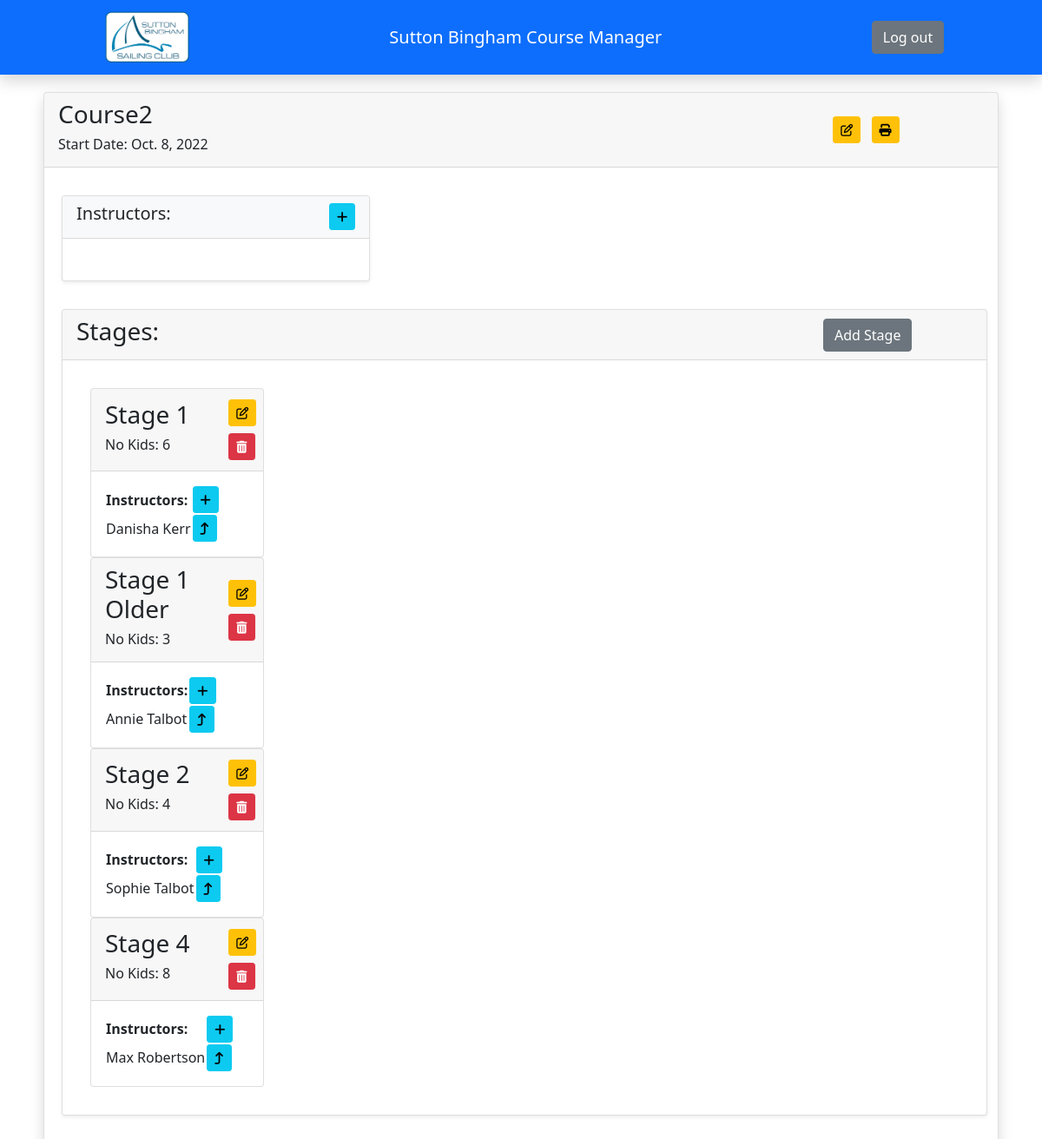
/course/11/view (signed in), run on the app's committed database.
### manager/models.py (models this page shows, shortened)
class Course(models.Model):
    name = models.CharField(max_length=127, unique=True)
    start_date = models.DateField()

class Stage(models.Model):
    name = models.CharField(max_length=127, unique=False)
    no_kids = models.IntegerField()
    course = models.ForeignKey(Course,
                               on_delete=models.deletion.CASCADE,
                               null=False)

class DingyInstructorAvailability(models.Model):
    course = models.ForeignKey(Course, on_delete=models.deletion.CASCADE,
                               null=False)
    instructor = models.ForeignKey(DingyInstructor,
                                   on_delete=models.deletion.CASCADE,
                                   null=False)
    assigned = models.BooleanField()
    stage = models.ForeignKey(Stage,
                              on_delete=models.deletion.CASCADE,
                              null=True)

class DingyInstructor(models.Model):
    name = models.CharField(max_length=127, unique=True)
    experience = models.IntegerField(choices=Experience.levels, default=0)

### manager/views.py (the view)
def course_detail_view(request, pk):
    if not request.user.is_authenticated:
        return redirect('login')
    course = Course.objects.get(id=pk)
    stages = Stage.objects.filter(course=course.id)
    template = loader.get_template("course_detail.html")
    context = {
        'title': "View Course",
        'DI_availability': DingyInstructorAvailability.objects.filter(
            course=pk, assigned=False),
        'course': course,
        'stages': stages
    }
    return HttpResponse(template.render(context, request))

### manager/templates/course_detail.html (shortened to what this page needs)
{% extends "base.html" %}
{% load static %}
{% block content %}
    <div class="container">
        <div class="card shadow" style="width: 100%;">
            <div class="card-header d-flex align-items-center">
                <div class="col-md-10">
                    <h3>{{ course.name }}</h3>
                    <h6>Start Date: {{ course.start_date }}</h6>
                </div>
                <div class="col-md-2 float-right">
                    <a class="btn btn-warning btn-sm m-1" href="{% url 'course-update' pk=course.id %}">
                        <i class="fa fa-edit"></i>
                    </a>
                    <a class="btn btn-warning btn-sm m-1" href="{% url 'course-export' pk=course.id %}">
                        <i class="fa fa-print"></i>
                    </a>
                </div>
            </div>
            <div class="card-body">
                <div class="row" style="width: 100%;">
                    <div class="card m-3 shadow-sm" style="width: 33.33%;padding: 0;">
                        <div class="card-header sticky-top d-flex justify-content-between align-items-center mb-3 bg-light">
                            <h5 class="card-title">Instructors: </h5>
                            <a class="btn btn-info btn-sm" href="{% url 'course-availability-add-DIs' pk=course.id%}">
                                <i class="fa fa-plus"></i>
                            </a>
                        </div>
                        <div class="card-body">
                        </div>
                    </div>
                </div>
                <div class="row" style="width: 100%;">
                    <div class="card shadow-sm m-3" style="width: 100%; padding: 0;">
                        <div class="card-header d-flex align-items-center">
                            <div class="col-md-10">
                                <h3>Stages:</h3>
                            </div>
                            <div class="col-md-2 float-right">
                                <a type="button" class="btn btn-secondary float-right" href="{% url 'stage-create' course_id=course.id %}">Add Stage</a>
                            </div>
                        </div>
                        <div class="card-body">
                            <div class="card-columns m-3 bg_primary justify-content-center align-items-top">
                                {% for stage in stages %}
                                    <div class="card" style="width: 20%">
                                        <div class="card-header d-flex align-items-center">
                                            <div class="col-md-10">
                                                <h3>{{ stage.name }}</h3>
                                                <h6>No Kids: {{ stage.no_kids }}</h6>
                                            </div>
                                            <div class="col-md-2 float-right">
                                                <a class="btn btn-warning btn-sm m-1" href="{% url 'stage-update' course_id=course.id pk=stage.id %}">
                                                    <i class="fa fa-edit"></i>
                                                </a>
                                                <a class="btn btn-danger btn-sm m-1" onclick="document.getElementById('stage-delete-form-{{ stage.id }}').submit();">
                                                    <i class="fa fa-trash"></i>
                                                </a>
                                            </div>
                                        </div>
                                        <div class="card-body">
                                            <table>
                                                <tr>
                                                    <th>Instructors:</th>
                                                    <th>
                                                        <a class="btn btn-info btn-sm" href="{% url 'stage-add-DIs' course_id=course.id stage_id=stage.id%}">
                                                            <i class="fa fa-plus"></i>
                                                        </a>
                                                    </th>
                                                </tr>
                                                {% for instructor in stage.dingyinstructoravailability_set.all %}
                                                    <tr>
                                                        <td>{{ instructor.instructor.name }}</td>
                                                        <td>
                                                            <a class="btn btn-info btn-sm" href="{% url 'stage-return-DI' course_id=course.id stage_id=stage.id pk=instructor.id%}">
                                                                <i class="fa-solid fa-arrow-turn-up"></i>
                                                            </a>
                                                        </td>
                                                    </tr>
                                                {% endfor %}
                                            </table>
                                        </div>
                                    </div>
                                {% endfor %}
                            </div>
                        </div>
                    </div>
                </div>
            </div>
        </div>
    </div>
{% endblock %}

### static/css/main.css (style rules this page uses)
.container { margin: 0 auto; padding: 20px; width: 100%; height: 100vh; display: flex; align-items: start; justify-content: center; }

### data on the page
Course: name "Course2", start_date "Oct. 8, 2022"
Stage: name "Stage 1", no_kids "6"
DingyInstructorAvailability: instructor.name "Danisha Kerr"
Stage: name "Stage 1 Older", no_kids "3"
DingyInstructorAvailability: instructor.name "Annie Talbot"
Stage: name "Stage 2", no_kids "4"
DingyInstructorAvailability: instructor.name "Sophie Talbot"
Stage: name "Stage 4", no_kids "8"
DingyInstructorAvailability: instructor.name "Max Robertson"
